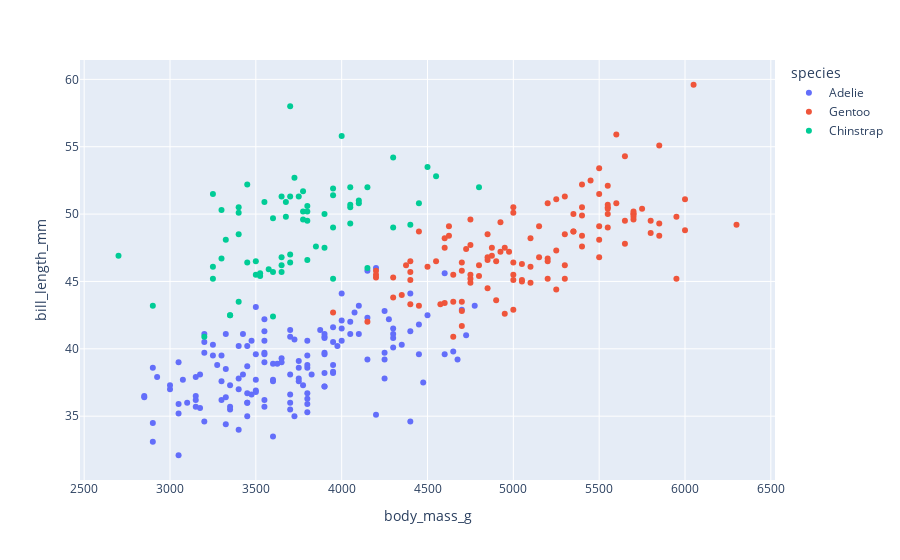

This figure's notebook cell:
### Code cell
px.scatter(df, x=df['body_mass_g'], y=df['bill_length_mm'], color=df['species'])

### Figure 1 — Plotly figure (JSON) as saved in the notebook; plotly's stock layout.template omitted (floating-point values rounded to 4 significant figures; data arrays with more than 128 entries replaced by an {"elided": "..."} marker saying what was removed)
{"data": [{"hovertemplate": "species=Adelie<br>body_mass_g=%{x}<br>bill_length_mm=%{y}<extra></extra>", "legendgroup": "Adelie", "marker": {"color": "#636efa", "symbol": "circle"}, "mode": "markers", "name": "Adelie", "orientation": "v", "showlegend": true, "type": "scatter", "x": {"elided": "146 int values"}, "xaxis": "x", "y": {"elided": "146 float values"}, "yaxis": "y"}, {"hovertemplate": "species=Gentoo<br>body_mass_g=%{x}<br>bill_length_mm=%{y}<extra></extra>", "legendgroup": "Gentoo", "marker": {"color": "#EF553B", "symbol": "circle"}, "mode": "markers", "name": "Gentoo", "orientation": "v", "showlegend": true, "type": "scatter", "x": [4500, 5700, 4450, 5700, 5400, 4550, 4800, 5200, 4400, 5150, 4650, 5550, 4650, 5850, 4200, 5850, 4150, 6300, 4800, 5350, 5700, 5000, 4400, 5050, 5000, 5100, 5650, 4600, 5550, 5250, 4700, 5050, 6050, 5150, 5400, 4950, 5250, 4350, 5350, 3950, 5700, 4300, 4750, 5550, 4900, 4200, 5400, 5100, 5300, 4850, 5300, 4400, 5000, 4900, 5050, 4300, 5000, 4450, 5550, 4200, 5300, 4400, 5650, 4700, 5700, 5800, 4700, 5550, 4750, 5000, 5100, 5200, 4700, 5800, 4600, 6000, 4750, 5950, 4625, 5450, 4725, 5350, 4750, 5600, 4600, 5300, 4875, 5550, 4950, 5400, 4750, 5650, 4850, 5200, 4925, 4875, 4625, 5250, 4850, 5600, 4975, 5500, 5500, 4700, 5500, 4575, 5500, 5000, 5950, 4650, 5500, 4375, 5850, 6000, 4925, 4850, 5750, 5200, 5400], "xaxis": "x", "y": [46.1, 50, 48.7, 50, 47.6, 46.5, 45.4, 46.7, 43.3, 46.8, 40.9, 49, 45.5, 48.4, 45.8, 49.3, 42, 49.2, 46.2, 48.7, 50.2, 45.1, 46.5, 46.3, 42.9, 46.1, 47.8, 48.2, 50, 47.3, 42.8, 45.1, 59.6, 49.1, 48.4, 42.6, 44.4, 44, 48.7, 42.7, 49.6, 45.3, 49.6, 50.5, 43.6, 45.5, 50.5, 44.9, 45.2, 46.6, 48.5, 45.1, 50.1, 46.5, 45, 43.8, 45.5, 43.2, 50.4, 45.3, 46.2, 45.7, 54.3, 45.8, 49.8, 49.5, 43.5, 50.7, 47.7, 46.4, 48.2, 46.5, 46.4, 48.6, 47.5, 51.1, 45.2, 45.2, 49.1, 52.5, 47.4, 50, 44.9, 50.8, 43.4, 51.3, 47.5, 52.1, 47.5, 52.2, 45.5, 49.5, 44.5, 50.8, 49.4, 46.9, 48.4, 51.1, 48.5, 55.9, 47.2, 49.1, 46.8, 41.7, 53.4, 43.3, 48.1, 50.5, 49.8, 43.5, 51.5, 46.2, 55.1, 48.8, 47.2, 46.8, 50.4, 45.2, 49.9], "yaxis": "y"}, {"hovertemplate": "species=Chinstrap<br>body_mass_g=%{x}<br>bill_length_mm=%{y}<extra></extra>", "legendgroup": "Chinstrap", "marker": {"color": "#00cc96", "symbol": "circle"}, "mode": "markers", "name": "Chinstrap", "orientation": "v", "showlegend": true, "type": "scatter", "x": [3500, 3900, 3650, 3525, 3725, 3950, 3250, 3750, 4150, 3700, 3800, 3775, 3700, 4050, 3575, 4050, 3300, 3700, 3450, 4400, 3600, 3400, 2900, 3800, 3300, 4150, 3400, 3800, 3700, 4550, 3200, 4300, 3350, 4100, 3600, 3900, 3850, 4800, 2700, 4500, 3950, 3650, 3550, 3500, 3675, 4450, 3400, 4300, 3250, 3675, 3325, 3950, 3600, 4050, 3350, 3450, 3250, 4050, 3800, 3525, 3950, 3650, 3650, 4000, 3400, 3775, 4100, 3775], "xaxis": "x", "y": [46.5, 50, 51.3, 45.4, 52.7, 45.2, 46.1, 51.3, 46, 51.3, 46.6, 51.7, 47, 52, 45.9, 50.5, 50.3, 58, 46.4, 49.2, 42.4, 48.5, 43.2, 50.6, 46.7, 52, 50.5, 49.5, 46.4, 52.8, 40.9, 54.2, 42.5, 51, 49.7, 47.5, 47.6, 52, 46.9, 53.5, 49, 46.2, 50.9, 45.5, 50.9, 50.8, 50.1, 49, 51.5, 49.8, 48.1, 51.4, 45.7, 50.7, 42.5, 52.2, 45.2, 49.3, 50.2, 45.6, 51.9, 46.8, 45.7, 55.8, 43.5, 49.6, 50.8, 50.2], "yaxis": "y"}], "layout": {"legend": {"title": {"text": "species"}, "tracegroupgap": 0}, "margin": {"t": 60}, "xaxis": {"anchor": "y", "domain": [0, 1], "title": {"text": "body_mass_g"}}, "yaxis": {"anchor": "x", "domain": [0, 1], "title": {"text": "bill_length_mm"}}}}
